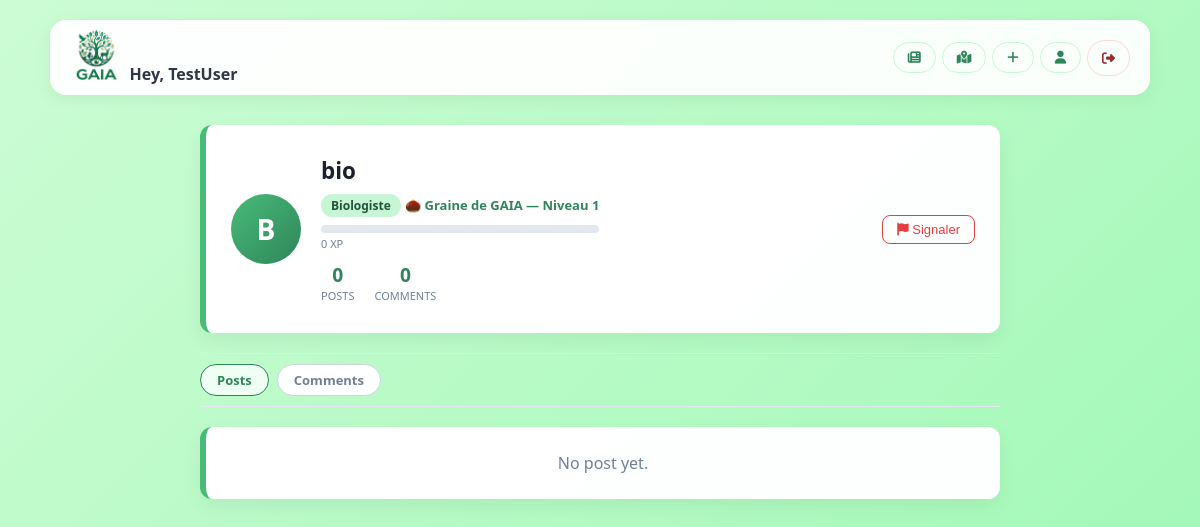
Screenshot of /profile/bio (signed in) with the database file from the repository.
### tables this page shows
CREATE TABLE Users (
    Id INTEGER PRIMARY KEY AUTOINCREMENT,
    Username TEXT UNIQUE NOT NULL,
    Age INT NOT NULL,
    Email TEXT UNIQUE NOT NULL,
    Password TEXT NOT NULL,
    Role TEXT DEFAULT 'utilisateur',
    Ban_Status TEXT DEFAULT NULL,
    Ban_Until TIMESTAMP DEFAULT NULL
);

CREATE TABLE UserStats (
    UserId INTEGER PRIMARY KEY AUTOINCREMENT,
    NbrePostsAlltime INTEGER DEFAULT 0,
    NBreLikesAlltime INTEGER DEFAULT 0,
    TotalXp REAL DEFAULT 0,
    CurrentLevel INTEGER DEFAULT 1,
    FOREIGN KEY (UserId) REFERENCES Users(Id)
);

### app/routes/main.py (the view)
@main_bp.route("/profile/<username>")
@login_required
def user_profile(username):
    db = get_db()
    user_row = db.execute(
        "SELECT Id, Role, Ban_Status, Ban_Until FROM Users WHERE Username = ?",
        (username,),
    ).fetchone()
    posts = db.execute(
        "SELECT * FROM Posts WHERE Username = ? ORDER BY Date DESC", (username,)
    ).fetchall()
    comments = db.execute(
        "SELECT * FROM Comments WHERE Username = ? ORDER BY Date DESC", (username,)
    ).fetchall()
    report_count = db.execute(
        "SELECT COUNT(*) FROM REPORT WHERE Reported_User_Id = ? OR post_id IN (SELECT Id FROM Posts WHERE Username = ?)",
        (user_row["Id"], username),
    ).fetchone()[0]
    stats = db.execute(
        "SELECT TotalXp, CurrentLevel FROM UserStats WHERE UserId = ?",
        (user_row["Id"],),
    ).fetchone()
    xp = stats["TotalXp"] if stats else 0
    level = stats["CurrentLevel"] if stats else 1
    user_badge = badge(level)
    profile_user = {
        "Id": user_row["Id"],
        "Username": username,
        "Role": user_row["Role"],
        "Ban_Status": user_row["Ban_Status"],
        "Ban_Until": user_row["Ban_Until"],
    }
    return render_template(
        "profile.html",
        posts=posts,
        comments=comments,
        profile_user=profile_user,
        report_count=report_count,
        xp=xp,
        level=level,
        user_badge=user_badge,
        is_own_profile=(current_user.Username == username),
    )

### app/__init__.py (called while the page is built)
def create_app():
    app = Flask(__name__)
    app.config["SECRET_KEY"] = os.environ.get("SECRET_KEY", "Gaia")
    login_manager = LoginManager()
    login_manager.init_app(app)
    login_manager.login_view = "auth.login"
    @login_manager.user_loader
    def load_user(user_id):
        from app.db import get_db
        from app.models import User
        db = get_db()
        user = db.execute("SELECT * FROM Users WHERE Id = ?", (user_id,)).fetchone()
        if user:
            return User(user["Id"], user["Username"], user["Email"], user["Role"])
        return None
    app.teardown_appcontext(close_db)
    from app.routes.auth import auth_bp
    from app.routes.main import main_bp
    app.register_blueprint(main_bp)
    app.register_blueprint(auth_bp)
    with app.app_context():
        db = get_db()
        init_schema(db)
        init_animals()
    return app

### app/db.py (called while the page is built)
def get_db():
    if "db" not in g:
        g.db = sqlite3.connect(DATABASE, detect_types=sqlite3.PARSE_DECLTYPES)
        g.db.row_factory = sqlite3.Row
    return g.db

### app/xp_logic.py (called while the page is built, shortened)
def badge(level):
    if level is None:
        level = 1
    if level < 5:
        return "🌰 Graine de GAIA"

### app/templates/profile.html (shortened to what this page needs)
<!doctype html>
<html lang="fr">
    <head>
        <link rel="stylesheet" href="{{ url_for('static', filename='css/index.css') }}" />
        <link rel="stylesheet" href="{{ url_for('static', filename='css/profile.css') }}" />
        <link rel="stylesheet" href="https://cdnjs.cloudflare.com/ajax/libs/font-awesome/6.5.0/css/all.min.css" />
    </head>
    <body>
        {% set profile_id = profile_user.Id %}
        <div class="navbar">
            <div class="user-info-block">
                <img src="{{ url_for('static', filename='Logo.png') }}" alt="GAIA Logo" class="nav-logo" />
                <span class="user-greeting">Hey, {{ current_user.Username }}</span>
            </div>
            <div class="nav-links">
                <a href="{{ url_for('main.index') }}" class="btn btn-post" title="Feed">
                    <i class="fa-solid fa-newspaper"></i>
                </a>
                <a href="{{ url_for('main.carte') }}" class="btn btn-post" title="Carte">
                    <i class="fa-solid fa-map-location-dot"></i>
                </a>
                <a href="{{ url_for('main.publish') }}" class="btn btn-post" title="Publier">
                    <i class="fa-solid fa-plus"></i>
                </a>
                <a href="{{ url_for('main.profile') }}" class="btn btn-post" title="Mon profil">
                    <i class="fa-solid fa-user"></i>
                </a>
                <a href="{{ url_for('auth.logout') }}" class="btn btn-logout" title="Déconnexion">
                    <i class="fa-solid fa-right-from-bracket"></i>
                </a>
            </div>
        </div>
        <div class="feed-container">
            <div class="profile-header">
                <div class="profile-avatar">
                    {{ profile_user.Username[0].upper() }}
                </div>
                <div class="profile-info">
                    <h2>
                        {{ profile_user.Username }}
                    </h2>
                    <span class="profile-role">{{ profile_user.Role }}</span>
                    <span class="profile-badge">{{ user_badge }} — Niveau {{ level }}</span>
                    <div class="xp-bar-container">
                    </div>
                    <div class="xp-label">{{ xp | int }} XP</div>
                    <div class="profile-stats">
                        <div class="stat">
                            <div class="stat-number">{{ posts|length }}</div>
                            <div class="stat-label">Posts</div>
                        </div>
                        <div class="stat">
                            <div class="stat-number">{{ comments|length }}</div>
                            <div class="stat-label">Comments</div>
                        </div>
                    </div>
                </div>
                {% if not is_own_profile %}
                <form action="{{ url_for('main.report_user', user_id=profile_id) }}" method="POST" class="report-user-form">
                    <button type="submit" class="btn-report-user" title="Signaler cet utilisateur">
                        <i class="fas fa-flag"></i> Signaler
                    </button>
                </form>
                {% endif %}
            </div>
            <div class="post-actions" style="margin-bottom: 20px;">
                <button class="action-btn" onclick="showTab('posts')" id="tab-posts">Posts</button>
                <button class="action-btn" onclick="showTab('comments')" id="tab-comments">Comments</button>
            </div>
            <div id="section-posts">
                {% if posts %}
                    {% for post in posts %}
                    <div class="post-card">
                        <div class="post-meta">{{ post.Date }}</div>
                        <h2 class="post-title">{{ post.Titre }}</h2>
                        <p class="post-content">{{ post.Description }}</p>
                        {% if post.Photo %}
                        <img src="{{ url_for('static', filename='uploads/' + post.Photo) }}"
                            alt="Post image" class="post-image-main" />
                        {% endif %}
                        {% if not is_own_profile %}
                        <form action="{{ url_for('main.report_post', post_id=post.Id) }}" method="POST" class="report-post-form">
                            <button type="submit" class="btn-report-post">
                                <i class="fas fa-flag"></i> Signaler ce post
                            </button>
                        </form>
                        {% endif %}
                    </div>
                    {% endfor %}
                {% else %}
                    <div class="post-card" style="text-align:center; color:#718096;">No post yet.</div>
                {% endif %}
            </div>
        </div>
    </body>
</html>

### app/static/css/index.css (style rules this page uses)
body { margin: 0; padding: 20px; background: linear-gradient(135deg, #ccfcd4 0%, #9df8b4 100%); font-family: "Segoe UI", Tahoma, Geneva, Verdana, sans-serif; min-height: 100vh; display: flex; flex-direction: column; align-items: center; }
.navbar { background-color: rgba(255, 255, 255, 0.95); padding: 10px 20px; border-radius: 16px; width: 100%; max-width: 1100px; display: flex; align-items: center; gap: 20px; box-shadow: 0 4px 18px rgba(0, 0, 0, 0.06); margin-bottom: 30px; box-sizing: border-box; flex-wrap: nowrap; }
.nav-logo { height: 50px; width: auto; flex-shrink: 0; }
.user-greeting { font-weight: 600; color: #2d3748; }
.feed-container { width: 100%; max-width: 800px; }
.post-card { background-color: rgba(255, 255, 255, 0.98); padding: 25px; border-radius: 12px; box-shadow: 0 8px 20px rgba(0, 0, 0, 0.06); margin-bottom: 20px; border-left: 6px solid #48bb78; transition: transform 0.2s ease; position: relative; }
.post-actions { display: flex; gap: 8px; padding: 10px 0; border-top: 1px solid #e2e8f0; border-bottom: 1px solid #e2e8f0; margin: 12px 0; }
.action-btn { padding: 6px 16px; border: 1.5px solid #cbd5e0; background: white; border-radius: 20px; cursor: pointer; color: #718096; font-size: 13px; font-weight: 600; font-family: inherit; transition: all 0.2s; }
.action-btn.liked { border-color: #2f855a; color: #2f855a; background-color: #f0fff4; }
.btn { padding: 8px 18px; border-radius: 8px; text-decoration: none; font-weight: 600; font-size: 14px; transition: 0.2s; }
.btn-logout { background-color: transparent; color: #9b2c2c; border: 1.5px solid #fed7d7; padding: 8px 14px; border-radius: 20px; font-size: 13px; transition: all 0.2s; }
.btn-post { background-color: transparent; color: #2f855a; border: 1.5px solid #c6f6d5; padding: 8px 14px; border-radius: 20px; font-size: 13px; transition: all 0.2s; display: inline-flex; align-items: center; gap: 6px; }
.nav-links { display: flex; align-items: center; gap: 6px; flex-shrink: 0; white-space: nowrap; margin-left: auto; }

### app/static/css/profile.css (style rules this page uses)
.profile-header { background: rgba(255,255,255,0.98); border-radius: 12px; padding: 30px 25px; margin-bottom: 20px; box-shadow: 0 8px 20px rgba(0,0,0,0.06); border-left: 6px solid #48bb78; display: flex; align-items: center; gap: 20px; }
.profile-avatar { width: 70px; height: 70px; border-radius: 50%; background: linear-gradient(135deg, #48bb78, #2f855a); display: flex; align-items: center; justify-content: center; color: white; font-size: 28px; font-weight: 700; flex-shrink: 0; }
.profile-info h2 { margin: 0 0 4px 0; color: #1a202c; font-size: 1.4rem; }
.profile-role { display: inline-block; background: #c6f6d5; color: #22543d; padding: 3px 10px; border-radius: 20px; font-size: 12px; font-weight: 600; }
.profile-badge { display: inline-block; margin-top: 6px; font-size: 13px; color: #2f855a; font-weight: 600; }
.xp-bar-container { width: 100%; background: #e2e8f0; border-radius: 10px; height: 8px; margin-top: 8px; overflow: hidden; }
.xp-label { font-size: 11px; color: #718096; margin-top: 3px; margin-bottom: 4px; }
.profile-stats { display: flex; gap: 20px; margin-top: 10px; }
.stat { text-align: center; }
.stat-number { font-size: 1.2rem; font-weight: 700; color: #2f855a; }
.stat-label { font-size: 11px; color: #718096; text-transform: uppercase; }
.report-user-form { margin-left: auto; }
.btn-report-user { background: none; border: 1px solid #e53e3e; color: #e53e3e; padding: 6px 14px; border-radius: 8px; font-size: 13px; cursor: pointer; transition: background 0.2s; }

### rows the page displays
Users: Username "TestUser"
Users: Username "bio", Role "Biologiste"
UserStats: TotalXp "0"

### other values shown
{{ profile_user.Username[0].upper() }} "B"
{{ user_badge }} "🌰 Graine de GAIA"
{{ level }} "1"
{{ posts|length }} "0"
{{ comments|length }} "0"
